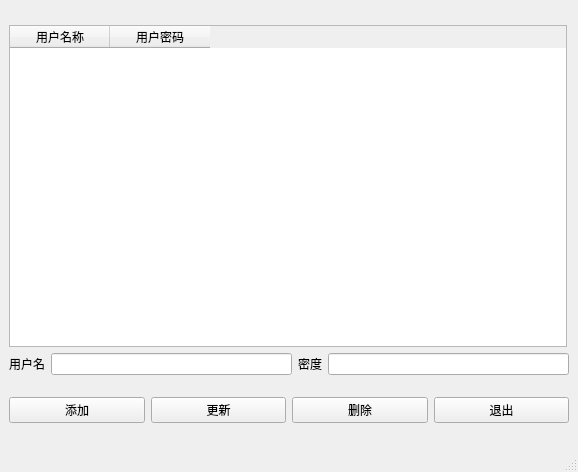
<?xml version="1.0" encoding="UTF-8"?>
<ui version="4.0">
 <class>MainWindow</class>
 <widget class="QMainWindow" name="MainWindow">
  <property name="geometry">
   <rect>
    <x>0</x>
    <y>0</y>
    <width>578</width>
    <height>472</height>
   </rect>
  </property>
  <property name="windowTitle">
   <string>MainWindow</string>
  </property>
  <widget class="QWidget" name="centralwidget">
   <layout class="QGridLayout" name="gridLayout_2">
    <item row="0" column="0">
     <layout class="QGridLayout" name="gridLayout">
      <item row="0" column="0" colspan="4">
       <widget class="QTableWidget" name="tableWidget">
        <property name="minimumSize">
         <size>
          <width>558</width>
          <height>322</height>
         </size>
        </property>
        <property name="maximumSize">
         <size>
          <width>558</width>
          <height>322</height>
         </size>
        </property>
        <column>
         <property name="text">
          <string>用户名称</string>
         </property>
        </column>
        <column>
         <property name="text">
          <string>用户密码</string>
         </property>
        </column>
       </widget>
      </item>
      <item row="1" column="0">
       <widget class="QLabel" name="label_2">
        <property name="text">
         <string>&lt;html&gt;&lt;head/&gt;&lt;body&gt;&lt;p align=&quot;center&quot;&gt;用户名&lt;/p&gt;&lt;/body&gt;&lt;/html&gt;</string>
        </property>
       </widget>
      </item>
      <item row="1" column="1">
       <widget class="QLineEdit" name="username"/>
      </item>
      <item row="1" column="2">
       <widget class="QLabel" name="label_3">
        <property name="text">
         <string>&lt;html&gt;&lt;head/&gt;&lt;body&gt;&lt;p align=&quot;center&quot;&gt;密度&lt;/p&gt;&lt;/body&gt;&lt;/html&gt;</string>
        </property>
       </widget>
      </item>
      <item row="1" column="3">
       <widget class="QLineEdit" name="userpwd"/>
      </item>
     </layout>
    </item>
    <item row="1" column="0">
     <layout class="QHBoxLayout" name="horizontalLayout">
      <item>
       <widget class="QPushButton" name="pushButton_add">
        <property name="maximumSize">
         <size>
          <width>645</width>
          <height>16777215</height>
         </size>
        </property>
        <property name="text">
         <string>添加</string>
        </property>
       </widget>
      </item>
      <item>
       <widget class="QPushButton" name="pushButton_new">
        <property name="maximumSize">
         <size>
          <width>645</width>
          <height>16777215</height>
         </size>
        </property>
        <property name="text">
         <string>更新</string>
        </property>
       </widget>
      </item>
      <item>
       <widget class="QPushButton" name="pushButton_del">
        <property name="maximumSize">
         <size>
          <width>645</width>
          <height>16777215</height>
         </size>
        </property>
        <property name="text">
         <string>删除</string>
        </property>
       </widget>
      </item>
      <item>
       <widget class="QPushButton" name="pushButton_exit">
        <property name="maximumSize">
         <size>
          <width>645</width>
          <height>16777215</height>
         </size>
        </property>
        <property name="text">
         <string>退出</string>
        </property>
       </widget>
      </item>
     </layout>
    </item>
   </layout>
  </widget>
  <widget class="QMenuBar" name="menubar">
   <property name="geometry">
    <rect>
     <x>0</x>
     <y>0</y>
     <width>578</width>
     <height>34</height>
    </rect>
   </property>
  </widget>
  <widget class="QStatusBar" name="statusbar"/>
 </widget>
 <resources/>
 <connections/>
</ui>
